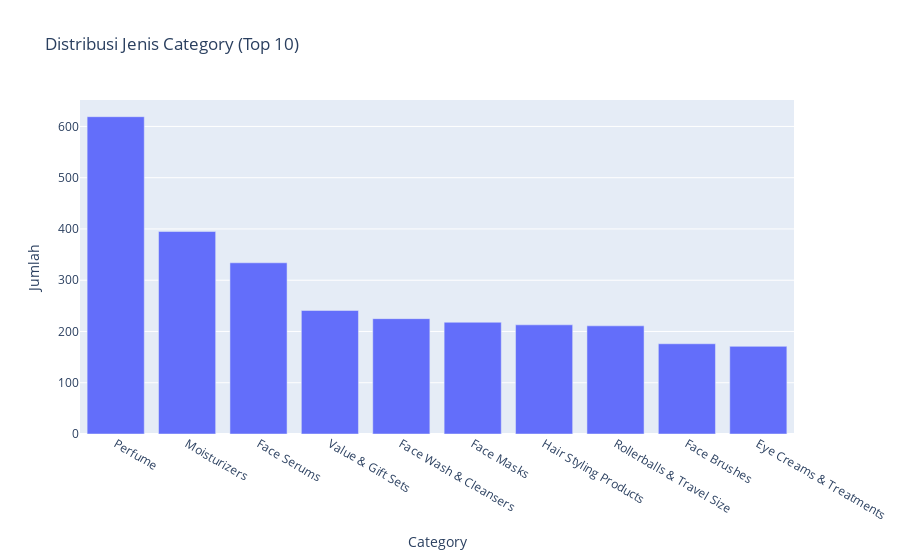

Notebook code for this chart:
### Code cell
# Membatasi hanya 10 Category teratas
top_10_category = category_counts.head(10)

# Membuat bar chart untuk 10 category teratas
bar_chart = px.bar(top_10_category, x='category', y='count', title='Distribusi Jenis Category (Top 10)', labels={'count': 'Jumlah', 'category': 'Category'})
bar_chart.show()

### Figure 1 — Plotly figure (JSON) as saved in the notebook; plotly's stock layout.template omitted (floating-point values rounded to 4 significant figures)
{"data": [{"alignmentgroup": "True", "hovertemplate": "Category=%{x}<br>Jumlah=%{y}<extra></extra>", "legendgroup": "", "marker": {"color": "#636efa", "pattern": {"shape": ""}}, "name": "", "offsetgroup": "", "orientation": "v", "showlegend": false, "textposition": "auto", "type": "bar", "x": ["Perfume", "Moisturizers", "Face Serums", "Value & Gift Sets", "Face Wash & Cleansers", "Face Masks", "Hair Styling Products", "Rollerballs & Travel Size", "Face Brushes", "Eye Creams & Treatments"], "xaxis": "x", "y": [619, 395, 334, 241, 225, 218, 213, 211, 176, 171], "yaxis": "y"}], "layout": {"barmode": "relative", "legend": {"tracegroupgap": 0}, "title": {"text": "Distribusi Jenis Category (Top 10)"}, "xaxis": {"anchor": "y", "domain": [0, 1], "title": {"text": "Category"}}, "yaxis": {"anchor": "x", "domain": [0, 1], "title": {"text": "Jumlah"}}}}
